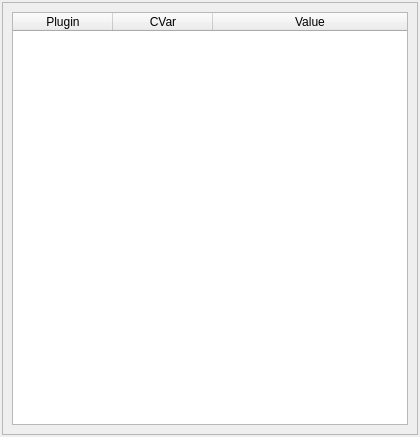
<?xml version="1.0" encoding="UTF-8"?>
<ui version="4.0">
 <class>CVarsWidget</class>
 <widget class="QDockWidget" name="CVarsWidget">
  <property name="geometry">
   <rect>
    <x>0</x>
    <y>0</y>
    <width>420</width>
    <height>437</height>
   </rect>
  </property>
  <property name="minimumSize">
   <size>
    <width>200</width>
    <height>200</height>
   </size>
  </property>
  <property name="sizeIncrement">
   <size>
    <width>5</width>
    <height>5</height>
   </size>
  </property>
  <property name="features">
   <set>QDockWidget::AllDockWidgetFeatures</set>
  </property>
  <property name="allowedAreas">
   <set>Qt::AllDockWidgetAreas</set>
  </property>
  <property name="windowTitle">
   <string>CVars</string>
  </property>
  <widget class="QWidget" name="dockWidgetContents">
   <layout class="QVBoxLayout" name="verticalLayout_3">
    <property name="spacing">
     <number>0</number>
    </property>
    <property name="leftMargin">
     <number>2</number>
    </property>
    <property name="topMargin">
     <number>2</number>
    </property>
    <property name="rightMargin">
     <number>2</number>
    </property>
    <property name="bottomMargin">
     <number>2</number>
    </property>
    <item>
     <widget class="QFrame" name="frame">
      <property name="frameShape">
       <enum>QFrame::StyledPanel</enum>
      </property>
      <property name="frameShadow">
       <enum>QFrame::Plain</enum>
      </property>
      <layout class="QVBoxLayout" name="verticalLayout_4">
       <item>
        <widget class="QTableWidget" name="TableCVars">
         <property name="selectionMode">
          <enum>QAbstractItemView::SingleSelection</enum>
         </property>
         <property name="selectionBehavior">
          <enum>QAbstractItemView::SelectRows</enum>
         </property>
         <property name="sortingEnabled">
          <bool>false</bool>
         </property>
         <property name="cornerButtonEnabled">
          <bool>false</bool>
         </property>
         <property name="columnCount">
          <number>3</number>
         </property>
         <attribute name="horizontalHeaderVisible">
          <bool>true</bool>
         </attribute>
         <attribute name="horizontalHeaderCascadingSectionResizes">
          <bool>false</bool>
         </attribute>
         <attribute name="horizontalHeaderDefaultSectionSize">
          <number>100</number>
         </attribute>
         <attribute name="horizontalHeaderMinimumSectionSize">
          <number>40</number>
         </attribute>
         <attribute name="horizontalHeaderShowSortIndicator" stdset="0">
          <bool>false</bool>
         </attribute>
         <attribute name="horizontalHeaderStretchLastSection">
          <bool>true</bool>
         </attribute>
         <attribute name="verticalHeaderVisible">
          <bool>false</bool>
         </attribute>
         <column>
          <property name="text">
           <string>Plugin</string>
          </property>
         </column>
         <column>
          <property name="text">
           <string>CVar</string>
          </property>
         </column>
         <column>
          <property name="text">
           <string>Value</string>
          </property>
         </column>
        </widget>
       </item>
      </layout>
     </widget>
    </item>
   </layout>
  </widget>
 </widget>
 <resources/>
 <connections/>
</ui>
